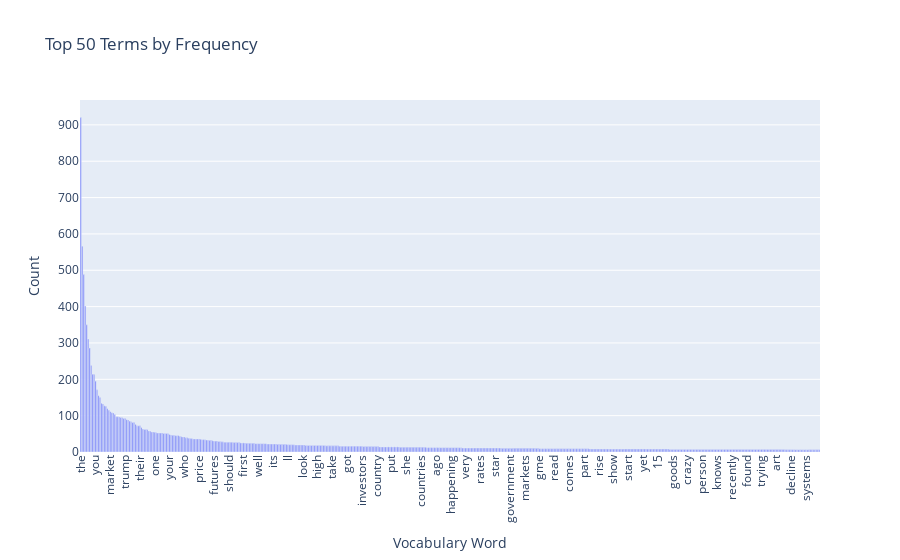

Write notebook code for a chart like this one.
### Code cell
### Exercise 14 ###
# before doing ex. 14 I had decided to plot the top 50 frequent terms in exercise 13 because
# it asked for a an efficient and meaningful reduction of the words to be plotted

import plotly.express as px

df_all_terms = pd.DataFrame({
    'Term': count_vect.get_feature_names_out(),
    'Frequency': term_frequencies
})

# sort by frequency descending and slice the top 50
df_sorted = df_all_terms.sort_values(by='Frequency', ascending=False)
df_long_tail = df_sorted.head(500)

# order the top 300 most frequent ones by term alphabetically
df_top_50_alpha = df_top_50.sort_values(by='Term', ascending=True)

# plot order by frquency
fig1 = px.bar(df_long_tail, x='Term', y='Frequency',
             title='Top 50 Terms by Frequency',
             labels={'Term': 'Vocabulary Word', 'Frequency': 'Count'})
fig1.update_layout(xaxis_tickangle=-90)
fig1.show()

### Figure 1 — Plotly figure (JSON) as saved in the notebook; plotly's stock layout.template omitted (floating-point values rounded to 4 significant figures; data arrays with more than 128 entries replaced by an {"elided": "..."} marker saying what was removed)
{"data": [{"hovertemplate": "Vocabulary Word=%{x}<br>Count=%{y}<extra></extra>", "legendgroup": "", "marker": {"color": "#636efa", "pattern": {"shape": ""}}, "name": "", "orientation": "v", "showlegend": false, "textposition": "auto", "type": "bar", "x": {"elided": "500 str values"}, "xaxis": "x", "y": {"elided": "500 int values"}, "yaxis": "y"}], "layout": {"barmode": "relative", "legend": {"tracegroupgap": 0}, "title": {"text": "Top 50 Terms by Frequency"}, "xaxis": {"anchor": "y", "domain": [0, 1], "tickangle": -90, "title": {"text": "Vocabulary Word"}}, "yaxis": {"anchor": "x", "domain": [0, 1], "title": {"text": "Count"}}}}
